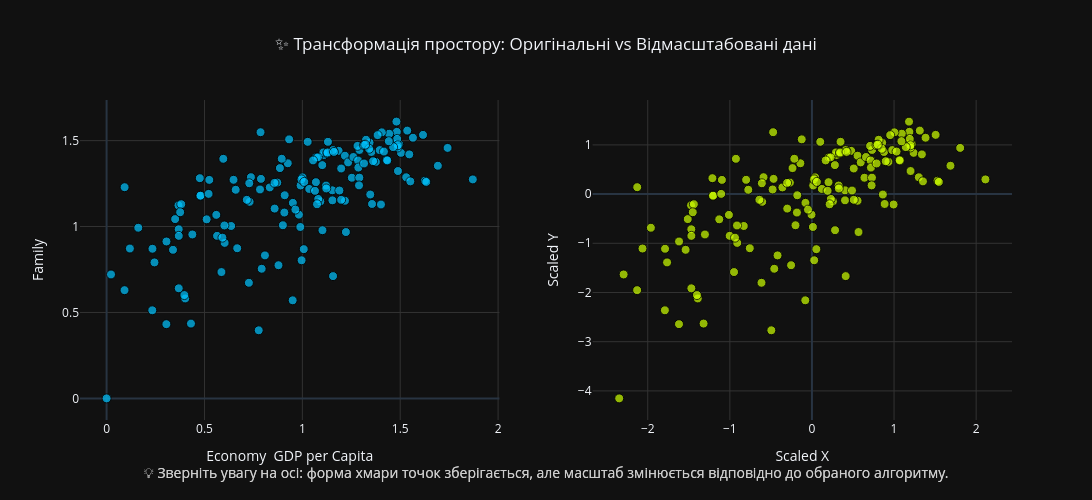

Source (notebook cell):
### Markdown cell above
**9. Застосувати стандартизацію даних:**

### Code cell
print(f"⚖️ Масштабування ознак через функцію data_scale() (Метод: {SCALER_TYPE.upper()})...")

def data_scale(data, scaler_type='minmax'):
    if scaler_type == 'minmax':
        scaler = MinMaxScaler()
    elif scaler_type == 'std':
        scaler = StandardScaler()
    elif scaler_type == 'norm':
        scaler = Normalizer()
    else:
        raise ValueError("Невідомий тип скейлера!")

    scaler.fit(data)
    res = scaler.transform(data)

    return res, scaler

X_features = df[FEATURES_FULL].copy()
data_scaled, fitted_scaler = data_scale(X_features, scaler_type=SCALER_TYPE)
df_scaled = pd.DataFrame(data_scaled, columns=FEATURES_FULL, index=df.index)

print("✅ Масштабування завершено успішно! (Скейлер збережено в оперативній пам'яті)\n")

f1, f2 = FEATURES_FULL[0], FEATURES_FULL[1]
f1_clean = str(f1).replace('.', ' ').strip()
f2_clean = str(f2).replace('.', ' ').strip()

fig_scale = make_subplots(
    rows=1, cols=2, 
    subplot_titles=(f"Оригінальний масштаб", f"Відмасштабовано ({SCALER_TYPE})"),
    horizontal_spacing=0.1
)

fig_scale.add_trace(go.Scatter(
    x=df[f1], y=df[f2], mode='markers',
    marker=dict(color='#00c3ff', size=9, opacity=0.7, line=dict(width=1, color='black')),
    text=df[COUNTRY_COL], 
    hovertemplate="<b>%{text}</b><br>" + f"{f1_clean}: %{{x:.3f}}<br>{f2_clean}: %{{y:.3f}}<extra></extra>"
), row=1, col=1)

fig_scale.add_trace(go.Scatter(
    x=df_scaled[f1], y=df_scaled[f2], mode='markers',
    marker=dict(color='#ccff00', size=9, opacity=0.7, line=dict(width=1, color='black')),
    text=df[COUNTRY_COL], 
    hovertemplate="<b>%{text}</b><br>Scaled X: %{x:.3f}<br>Scaled Y: %{y:.3f}<extra></extra>"
), row=1, col=2)

fig_scale.update_xaxes(title_text=f1_clean, showgrid=True, gridcolor='#333', row=1, col=1)
fig_scale.update_yaxes(title_text=f2_clean, showgrid=True, gridcolor='#333', row=1, col=1)

fig_scale.update_xaxes(title_text="Scaled X", showgrid=True, gridcolor='#333', row=1, col=2)
fig_scale.update_yaxes(title_text="Scaled Y", showgrid=True, gridcolor='#333', row=1, col=2)

fig_scale.update_layout(
    title_text="✨ Трансформація простору: Оригінальні vs Відмасштабовані дані",
    title_x=0.5, width=1100, height=500, template=PLOT_TEMPLATE, showlegend=False,
    margin=dict(b=80),
    annotations=[
        dict(
            x=0.5, y=-0.20, xref="paper", yref="paper",
            text="💡 Зверніть увагу на осі: форма хмари точок зберігається, але масштаб змінюється відповідно до обраного алгоритму.",
            showarrow=False, font=dict(size=14, color="#cccccc"), align="center"
        )
    ]
)

print("Красивий Вивід - Візуалізація ефекту масштабування:")
fig_scale.show()

print("Технічний Вивід - Перші 5 рядків відмасштабованих ознак:")
display(df_scaled.head().style.background_gradient(cmap='Purples').set_properties(**TABLE_PROPS).format("{:.4f}"))

### Figure 1 — Plotly figure (JSON) as saved in the notebook; plotly's stock layout.template omitted (floating-point values rounded to 4 significant figures; data arrays with more than 128 entries replaced by an {"elided": "..."} marker saying what was removed)
{"data": [{"hovertemplate": "<b>%{text}</b><br>Economy  GDP per Capita: %{x:.3f}<br>Family: %{y:.3f}<extra></extra>", "marker": {"color": "#00c3ff", "line": {"color": "black", "width": 1}, "opacity": 0.7, "size": 9}, "mode": "markers", "text": {"elided": "155 str values"}, "type": "scatter", "x": {"elided": "155 float values"}, "xaxis": "x", "y": {"elided": "155 float values"}, "yaxis": "y"}, {"hovertemplate": "<b>%{text}</b><br>Scaled X: %{x:.3f}<br>Scaled Y: %{y:.3f}<extra></extra>", "marker": {"color": "#ccff00", "line": {"color": "black", "width": 1}, "opacity": 0.7, "size": 9}, "mode": "markers", "text": {"elided": "155 str values"}, "type": "scatter", "x": {"elided": "155 float values"}, "xaxis": "x2", "y": {"elided": "155 float values"}, "yaxis": "y2"}], "layout": {"annotations": [{"align": "center", "font": {"color": "#cccccc", "size": 14}, "showarrow": false, "text": "💡 Зверніть увагу на осі: форма хмари точок зберігається, але масштаб змінюється відповідно до обраного алгоритму.", "x": 0.5, "xanchor": "center", "xref": "paper", "y": -0.2, "yanchor": "bottom", "yref": "paper"}, {"align": "center", "font": {"color": "#cccccc", "size": 14}, "showarrow": false, "text": "💡 Зверніть увагу на осі: форма хмари точок зберігається, але масштаб змінюється відповідно до обраного алгоритму.", "x": 0.5, "xanchor": "center", "xref": "paper", "y": -0.2, "yanchor": "bottom", "yref": "paper"}], "height": 500, "margin": {"b": 80}, "showlegend": false, "title": {"text": "✨ Трансформація простору: Оригінальні vs Відмасштабовані дані", "x": 0.5}, "width": 1100, "xaxis": {"anchor": "y", "domain": [0, 0.45], "gridcolor": "#333", "showgrid": true, "title": {"text": "Economy  GDP per Capita"}}, "xaxis2": {"anchor": "y2", "domain": [0.55, 1], "gridcolor": "#333", "showgrid": true, "title": {"text": "Scaled X"}}, "yaxis": {"anchor": "x", "domain": [0, 1], "gridcolor": "#333", "showgrid": true, "title": {"text": "Family"}}, "yaxis2": {"anchor": "x2", "domain": [0, 1], "gridcolor": "#333", "showgrid": true, "title": {"text": "Scaled Y"}}}}
